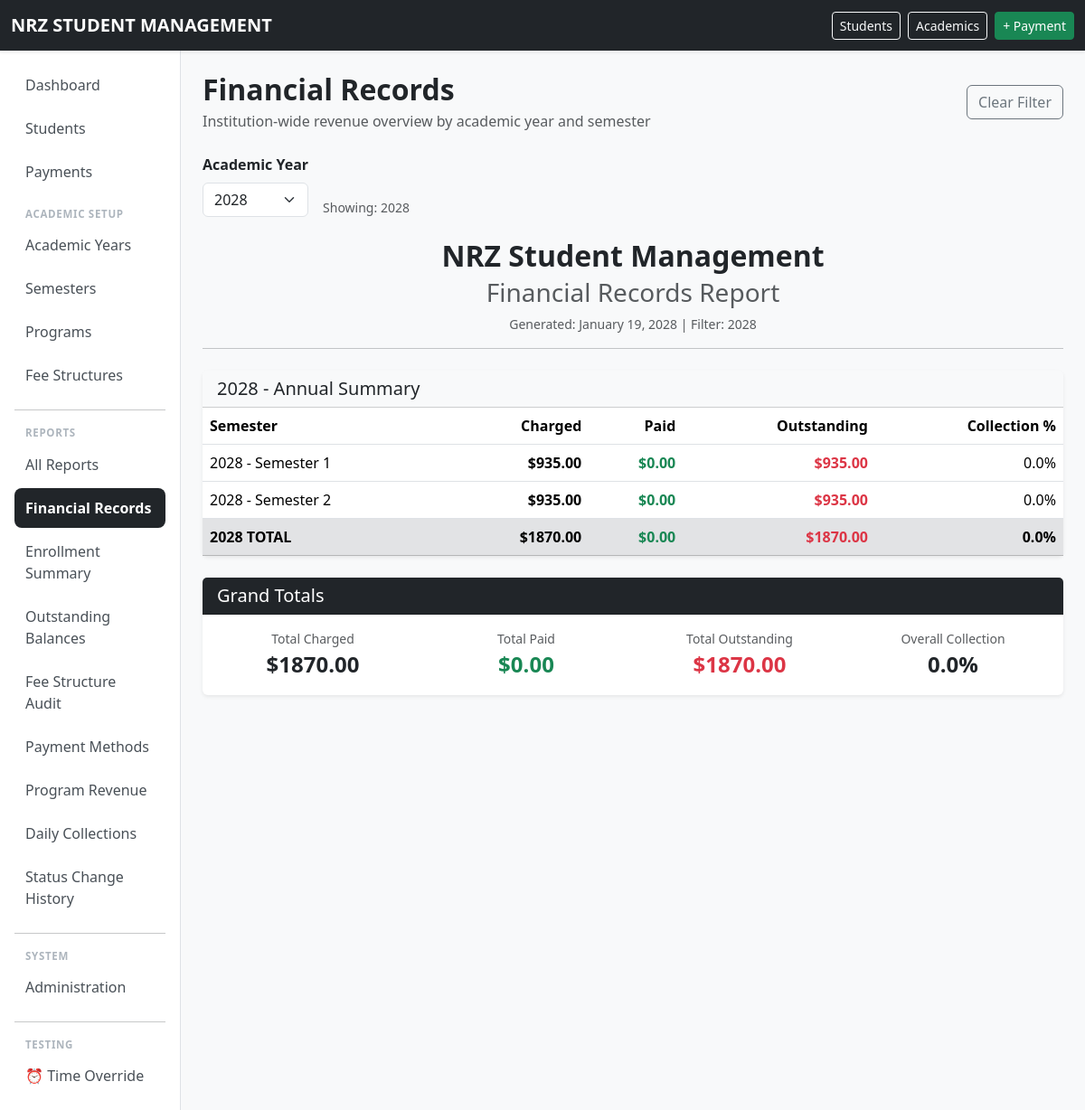
The app's page /financial-records/ (signed in) with its own data.
### school/models.py (models this page shows, shortened)
class AcademicYear(models.Model):
    name = models.CharField(
        max_length=20,
        unique=True,
    )
    start_date = models.DateField()
    end_date = models.DateField()
    is_current = models.BooleanField(
        default=False,
    )
    class Meta:
        ordering = ["-name"]
        constraints = [
            models.UniqueConstraint(
                fields=["is_current"],
                condition=Q(is_current=True),
                name="only_one_current_academic_year",
            ),
        ]

class TimeOverride(models.Model):
    frozen_datetime = models.DateTimeField(null=True, blank=True)
    @classmethod
    def get_frozen_time(cls):
        obj = cls.objects.first()
        return obj.frozen_datetime if obj else None
    class Meta:
        verbose_name = "Time Override"
        verbose_name_plural = "Time Overrides"

class Semester(models.Model):
    PERIOD_CHOICES = [
        (1, "Semester Period 1"),
        (2, "Semester Period 2"),
    ]
    academic_year = models.ForeignKey(
        AcademicYear,
        on_delete=models.PROTECT,
        related_name="semesters",
    )
    number = models.PositiveSmallIntegerField(
        choices=PERIOD_CHOICES,
    )
    start_date = models.DateField()
    end_date = models.DateField()
    class Meta:
        ordering = ["-academic_year__name", "number"]
        constraints = [
            models.UniqueConstraint(
                fields=["academic_year", "number"],
                name="unique_semester_period_per_year",
            ),
        ]
    def __str__(self):
        return f"{self.academic_year.name} - Semester {self.number}"

### school/views.py (the view)
# urls.py: path("financial-records/", views.financial_records, name="financial_records"),
@permission_required("school.can_view_financial_reports", raise_exception=True)
def financial_records(request):
    from itertools import groupby
    year_filter = request.GET.get("academic_year", "")
    today = get_current_date()
    current_year = AcademicYear.objects.filter(
        start_date__lte=today,
        end_date__gte=today
    ).first()
    default_year_id = str(current_year.pk) if current_year else ""
    selected_year_id = year_filter or default_year_id
    semesters_qs = Semester.objects.select_related("academic_year").order_by(
        "-academic_year__name", "number"
    )
    if selected_year_id:
        semesters_qs = semesters_qs.filter(academic_year_id=selected_year_id)
    semester_data = []
    for sem in semesters_qs:
        total_charged = StudentCharge.objects.filter(
            fee_item__fee_structure__semester=sem
        ).aggregate(total=Sum("amount"))["total"] or Decimal("0")
        total_paid = Payment.objects.filter(
            semester=sem
        ).aggregate(total=Sum("amount"))["total"] or Decimal("0")
        outstanding = total_charged - total_paid
        collection_rate = (total_paid / total_charged * 100) if total_charged > 0 else 0
        semester_data.append({
            "semester": sem,
            "academic_year": sem.academic_year,
            "total_charged": total_charged,
            "total_paid": total_paid,
            "outstanding": outstanding,
            "collection_rate": collection_rate,
        })
    year_groups = []
    for year, semesters_iter in groupby(semester_data, key=lambda x: x["academic_year"]):
        semesters = list(semesters_iter)
        charged = sum(s["total_charged"] for s in semesters)
        paid = sum(s["total_paid"] for s in semesters)
        year_groups.append({
            "year": year,
            "semesters": semesters,
            "totals": {
                "charged": charged,
                "paid": paid,
                "outstanding": sum(s["outstanding"] for s in semesters),
                "collection_rate": (paid / charged * 100) if charged > 0 else 0,
            }
        })
    all_years = AcademicYear.objects.all().order_by("-name")
    selected_year = None
    if selected_year_id:
        selected_year = all_years.filter(pk=selected_year_id).first()
    grand_total_charged = sum(g["totals"]["charged"] for g in year_groups)
    grand_total_paid = sum(g["totals"]["paid"] for g in year_groups)
    grand_total_outstanding = sum(g["totals"]["outstanding"] for g in year_groups)
    grand_collection_rate = (
        (grand_total_paid / grand_total_charged * 100) if grand_total_charged > 0 else 0
    )
    context = {
        "year_groups": year_groups,
        "all_years": all_years,
        "selected_year_id": selected_year_id,
        "selected_year": selected_year,
        "current_year": current_year,
        "grand_total_charged": grand_total_charged,
        "grand_total_paid": grand_total_paid,
        "grand_total_outstanding": grand_total_outstanding,
        "grand_collection_rate": grand_collection_rate,
        "today": get_current_date(),
    }
    return render(request, "school/financial_records.html", context)

### school/context_processors.py (called while the page is built)
def time_override_enabled(request):
    return {
        'ENABLE_TIME_OVERRIDE': getattr(settings, 'ENABLE_TIME_OVERRIDE', False)
    }

### school/utils/time_utils.py (called while the page is built)
def get_current_datetime():
    if getattr(settings, 'ENABLE_TIME_OVERRIDE', False):
        from school.models import TimeOverride
        frozen = TimeOverride.get_frozen_time()
        if frozen is not None:
            if timezone.is_naive(frozen):
                frozen = timezone.make_aware(frozen)
            return frozen
    return timezone.now()

def get_current_date():
    return get_current_datetime().date()

### templates/school/financial_records.html (shortened to what this page needs)
{% extends "base.html" %}
{% block content %}
<div class="d-flex justify-content-between align-items-center mb-4 flex-wrap gap-2">
    <div>
        <h2 class="fw-bold mb-1">Financial Records</h2>
        <p class="text-muted mb-0">Institution-wide revenue overview by academic year and semester</p>
    </div>
    <div class="d-flex gap-2 flex-wrap">
        <a href="{% url 'financial_records' %}" class="btn btn-outline-secondary">Clear Filter</a>
    </div>
</div>
<form method="get" class="mb-4 print-hidden">
    <div class="row g-3 align-items-end">
        <div class="col-auto">
            <label for="academic_year" class="form-label fw-semibold">Academic Year</label>
            <select name="academic_year" id="academic_year" class="form-select" onchange="this.form.submit()">
                {% for y in all_years %}
                <option value="{{ y.pk }}" {% if selected_year_id == y.pk|stringformat:"s" %}selected{% endif %}>
                    {{ y.name }}
                </option>
                {% endfor %}
            </select>
        </div>
        <div class="col-auto">
            <span class="form-text d-block">
                {% if selected_year %}
                    Showing: {{ selected_year.name }}
                {% else %}
                    Showing all academic years
                {% endif %}
            </span>
        </div>
    </div>
</form>
<div class="print-only mb-4 text-center">
    <h2 class="fw-bold mb-1">NRZ Student Management</h2>
    <h3 class="text-muted mb-2">Financial Records Report</h3>
    <p class="text-muted small">
        Generated: {{ today|date:"F d, Y" }}
        {% if selected_year %} | Filter: {{ selected_year.name }}{% endif %}
    </p>
    <hr>
</div>
{% if year_groups %}
    {% for group in year_groups %}
    <div class="card border-0 shadow-sm mb-4">
        <div class="card-header bg-light">
            <h5 class="mb-0">{{ group.year.name }} - Annual Summary</h5>
        </div>
        <div class="card-body p-0">
            <div class="table-responsive">
                <table class="table table-hover mb-0">
                    <thead>
                        <tr>
                            <th>Semester</th>
                            <th class="text-end">Charged</th>
                            <th class="text-end">Paid</th>
                            <th class="text-end">Outstanding</th>
                            <th class="text-end">Collection %</th>
                        </tr>
                    </thead>
                    <tbody>
                        {% for s in group.semesters %}
                        <tr>
                            <td>{{ s.semester }}</td>
                            <td class="text-end fw-bold">${{ s.total_charged|floatformat:2 }}</td>
                            <td class="text-end text-success fw-bold">${{ s.total_paid|floatformat:2 }}</td>
                            <td class="text-end {% if s.outstanding > 0 %}text-danger{% else %}text-success{% endif %} fw-bold">
                                ${{ s.outstanding|floatformat:2 }}
                            </td>
                            <td class="text-end">{{ s.collection_rate|floatformat:1 }}%</td>
                        </tr>
                        {% endfor %}
                        <tr class="table-secondary fw-bold">
                            <td>{{ group.year.name }} TOTAL</td>
                            <td class="text-end">${{ group.totals.charged|floatformat:2 }}</td>
                            <td class="text-end text-success">${{ group.totals.paid|floatformat:2 }}</td>
                            <td class="text-end text-danger">${{ group.totals.outstanding|floatformat:2 }}</td>
                            <td class="text-end">{{ group.totals.collection_rate|floatformat:1 }}%</td>
                        </tr>
                    </tbody>
                </table>
            </div>
        </div>
    </div>
    {% endfor %}
    <div class="card border-0 shadow-sm">
        <div class="card-header bg-dark text-white">
            <h5 class="mb-0">Grand Totals</h5>
        </div>
        <div class="card-body">
            <div class="row text-center">
                <div class="col-md-3">
                    <div class="text-muted small">Total Charged</div>
                    <div class="fw-bold fs-4">${{ grand_total_charged|floatformat:2 }}</div>
                </div>
                <div class="col-md-3">
                    <div class="text-muted small">Total Paid</div>
                    <div class="fw-bold fs-4 text-success">${{ grand_total_paid|floatformat:2 }}</div>
                </div>
                <div class="col-md-3">
                    <div class="text-muted small">Total Outstanding</div>
                    <div class="fw-bold fs-4 text-danger">${{ grand_total_outstanding|floatformat:2 }}</div>
                </div>
                <div class="col-md-3">
                    <div class="text-muted small">Overall Collection</div>
                    <div class="fw-bold fs-4">{{ grand_collection_rate|floatformat:1 }}%</div>
                </div>
            </div>
        </div>
    </div>
{% else %}
    <div class="card border-0 shadow-sm">
        <div class="card-body text-center py-5">
            <p class="text-muted mb-0">No semesters found{% if selected_year_id %} for the selected academic year{% endif %}.</p>
        </div>
    </div>
{% endif %}
{% endblock %}

### records on screen
AcademicYear: name "2028", year.name "2028", totals.charged "1870.00", totals.paid "0.00", totals.outstanding "1870.00", totals.collection_rate "0.0"
TimeOverride: frozen_datetime "January 19, 2028"
Semester: semester "2028 - Semester 1", total_charged "935.00", total_paid "0.00", outstanding "935.00", collection_rate "0.0"
Semester: semester "2028 - Semester 2", total_charged "935.00", total_paid "0.00", outstanding "935.00", collection_rate "0.0"

### other values on screen
{{ grand_total_charged|floatformat:2 }} "1870.00"
{{ grand_total_paid|floatformat:2 }} "0.00"
{{ grand_total_outstanding|floatformat:2 }} "1870.00"
{{ grand_collection_rate|floatformat:1 }} "0.0"
form field academic_year "2028"
